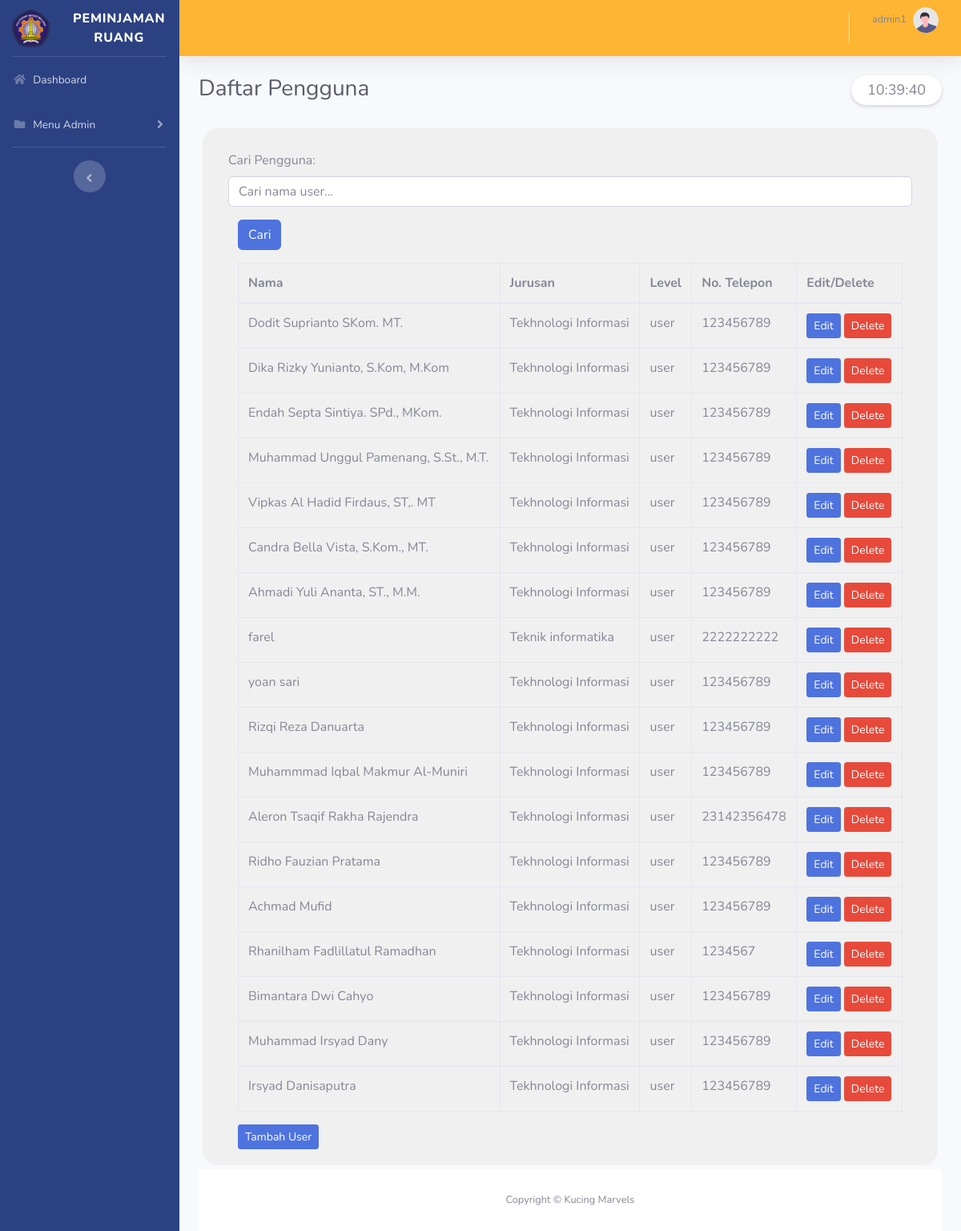
The app's page /index.php?page=daftarUser (signed in) with its own data.
### tables this page shows
CREATE TABLE `user` (
  `nim` varchar(50) NOT NULL,
  `nama` varchar(100) NOT NULL,
  `jurusan` varchar(50) NOT NULL,
  `level` varchar(20) NOT NULL,
  `no_telp` varchar(15) NOT NULL,
  `password` varchar(100) NOT NULL
);

### php/koneksi.php (called while the page is built, shortened)
<?php
class Connection
{
    private $host = "localhost";
    private $user = "root";
    private $password = "";
    private $dbname = "kucingmarvel";
    function connect()
    {
        $conn = mysqli_connect($this->host, $this->user, $this->password, $this->dbname);
        $this->koneksi = $conn;
    }
}

### dashboard/admin/module/daftarUser/index.php (the view, shortened to what this page needs)
<div class="container-fluid">
    <div>
        <div class="row">
            <div class="col-sm-6 mb-4">
                <h1 class="h3 mb-0 text-gray-800">Daftar Pengguna</h1>
            </div>
            <div class="col-sm-6 mb-4 text-right d-flex justify-content-end">
                <div class="clock-container shadow-sm" style="margin-left: 20px;padding: 5px 20px; border-radius: 20px; background-color: rgb(255, 255, 255); cursor:default">
                    <div id="clock"></div>
                </div>
            </div>
        </div>
    </div>
    <div class="cardInfo">
        <div class="container mt-2">
            <form action="" method="POST" class="mb-3">
                <div class="row form-group">
                    <label for="searchTerm">Cari Pengguna:</label>
                    <input type="text" name="searchTerm" id="searchTerm" class="form-control" placeholder="Cari nama user...">
                </div>
                <button type="submit" class="btn btn-primary">Cari</button>
            </form>
            <div class="row">
                <div class="col-12">
                    <table class="table table-bordered">
                        <thead>
                            <tr>
                                <th>Nama</th>
                                <th>Jurusan</th>
                                <th>Level</th>
                                <th>No. Telepon</th>
                                <th>Edit/Delete</th>
                            </tr>
                        </thead>
                        <tbody>
                            <?php
                               $koneksi = new Connection();
                               $searchTerm = isset($_POST['searchTerm']) ? mysqli_real_escape_string($koneksi->koneksi, $_POST['searchTerm']) : '';
                               if (!empty($searchTerm)) {
                                   $query = "SELECT nim, nama, jurusan, level, no_telp FROM user WHERE (level='user') AND nama LIKE '%$searchTerm%'";
                               } else {
                                   $query = "SELECT nim, nama, jurusan, level, no_telp FROM user WHERE level='user'";
                               }
                               $result = mysqli_query($koneksi->koneksi, $query);
                               while ($user = mysqli_fetch_array($result)) {
                                   echo "<tr>";
                                   echo "<td>{$user['nama']}</td>";
                                   echo "<td>{$user['jurusan']}</td>";
                                   echo "<td>{$user['level']}</td>";
                                   echo "<td>{$user['no_telp']}</td>";
                                   echo "<td>";
                                   echo "<a class='btn btn-primary btn-sm' href='index.php?page=edit&nim={$user['nim']}'>Edit</a>";
                                   echo "<button class='btn btn-danger btn-sm' onclick='deleteUser(\"{$user['nama']}\")'>Delete</button>";
                                   echo "</td>";
                                   echo "</tr>";
                               }
                               ?>
                        </tbody>
                    </table>
                    <a class="btn btn-primary btn-sm" href="index.php?page=tambah">Tambah User</a>
                </div>
            </div>
        </div>
    </div>

### dashboard/admin/template/header.php (style rules this page uses)
.clock-container { font-size: 18px; margin-top: auto; }
.background, .cardInfo { background-color: #F0F0F0; border-top-left-radius: 20px; border-top-right-radius: 20px; padding: 20px; }
.cardInfo { background-color: #F0F0F0; border-radius: 20px; padding: 20px; margin: 5px; }

### records on screen
user: nama "Dodit Suprianto SKom. MT.", jurusan "Tekhnologi Informasi", level "user", no_telp "123456789"
user: nama "Dika Rizky Yunianto, S.Kom, M.Kom", jurusan "Tekhnologi Informasi", level "user", no_telp "123456789"
user: nama "Endah Septa Sintiya. SPd., MKom.", jurusan "Tekhnologi Informasi", level "user", no_telp "123456789"
user: nama "Muhammad Unggul Pamenang, S.St., M.T.", jurusan "Tekhnologi Informasi", level "user", no_telp "123456789"
user: nama "Vipkas Al Hadid Firdaus, ST,. MT", jurusan "Tekhnologi Informasi", level "user", no_telp "123456789"
user: nama "Candra Bella Vista, S.Kom., MT.", jurusan "Tekhnologi Informasi", level "user", no_telp "123456789"
user: nama "Ahmadi Yuli Ananta, ST., M.M.", jurusan "Tekhnologi Informasi", level "user", no_telp "123456789"
user: nama "farel", jurusan "Teknik informatika", level "user", no_telp "2222222222"
user: nama "yoan sari", jurusan "Tekhnologi Informasi", level "user", no_telp "123456789"
user: nama "Rizqi Reza Danuarta", jurusan "Tekhnologi Informasi", level "user", no_telp "123456789"
user: nama "Muhammmad Iqbal Makmur Al-Muniri", jurusan "Tekhnologi Informasi", level "user", no_telp "123456789"
user: nama "Aleron Tsaqif Rakha Rajendra", jurusan "Tekhnologi Informasi", level "user", no_telp "23142356478"
user: nama "Ridho Fauzian Pratama", jurusan "Tekhnologi Informasi", level "user", no_telp "123456789"
user: nama "Achmad Mufid", jurusan "Tekhnologi Informasi", level "user", no_telp "123456789"
user: nama "Rhanilham Fadlillatul Ramadhan", jurusan "Tekhnologi Informasi", level "user", no_telp "1234567"
user: nama "Bimantara Dwi Cahyo", jurusan "Tekhnologi Informasi", level "user", no_telp "123456789"
user: nama "Muhammad Irsyad Dany", jurusan "Tekhnologi Informasi", level "user", no_telp "123456789"
user: nama "Irsyad Danisaputra", jurusan "Tekhnologi Informasi", level "user", no_telp "123456789"

### other values on screen
$_SESSION['nama'] "admin1"
